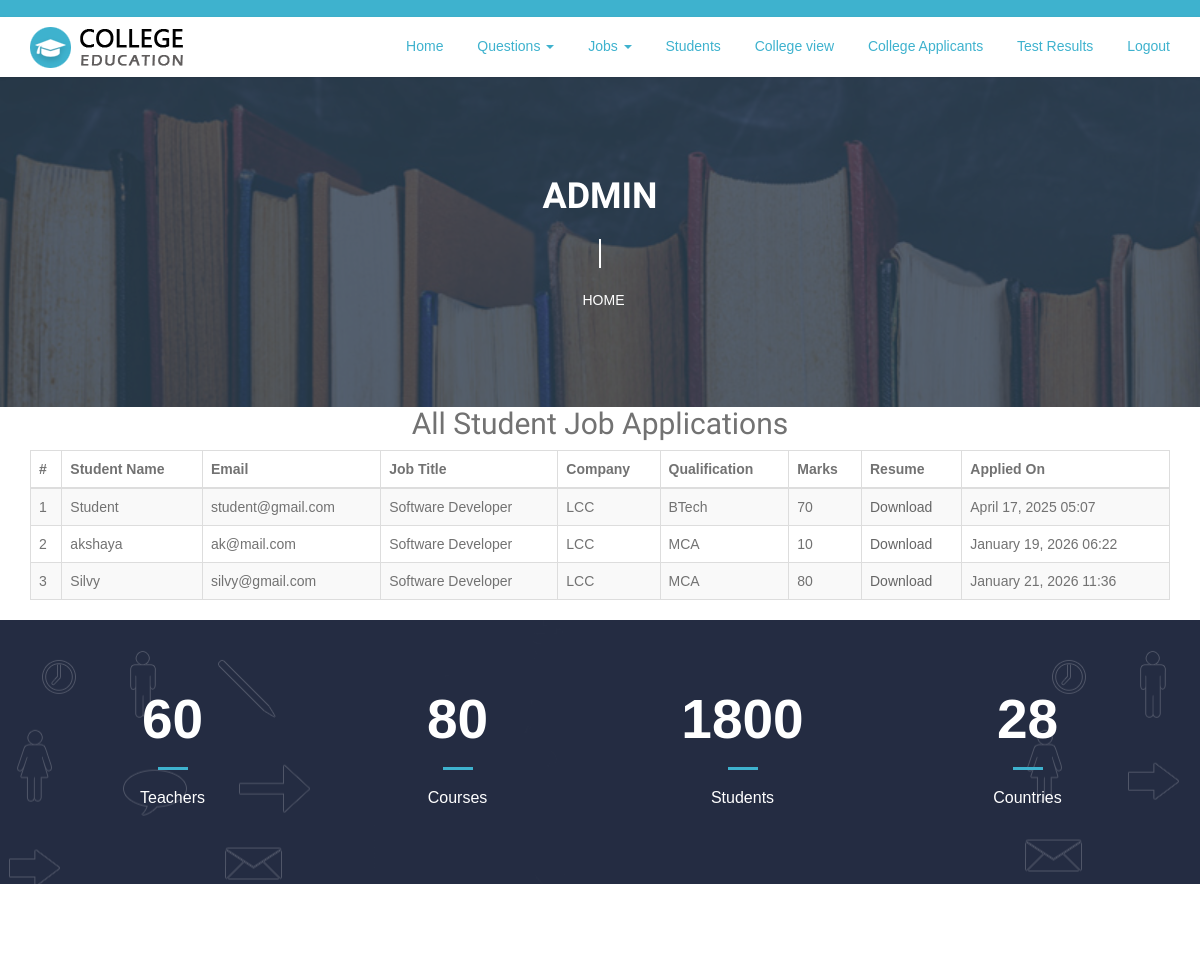
The app's page /admin_view_applications (upper part), older data.
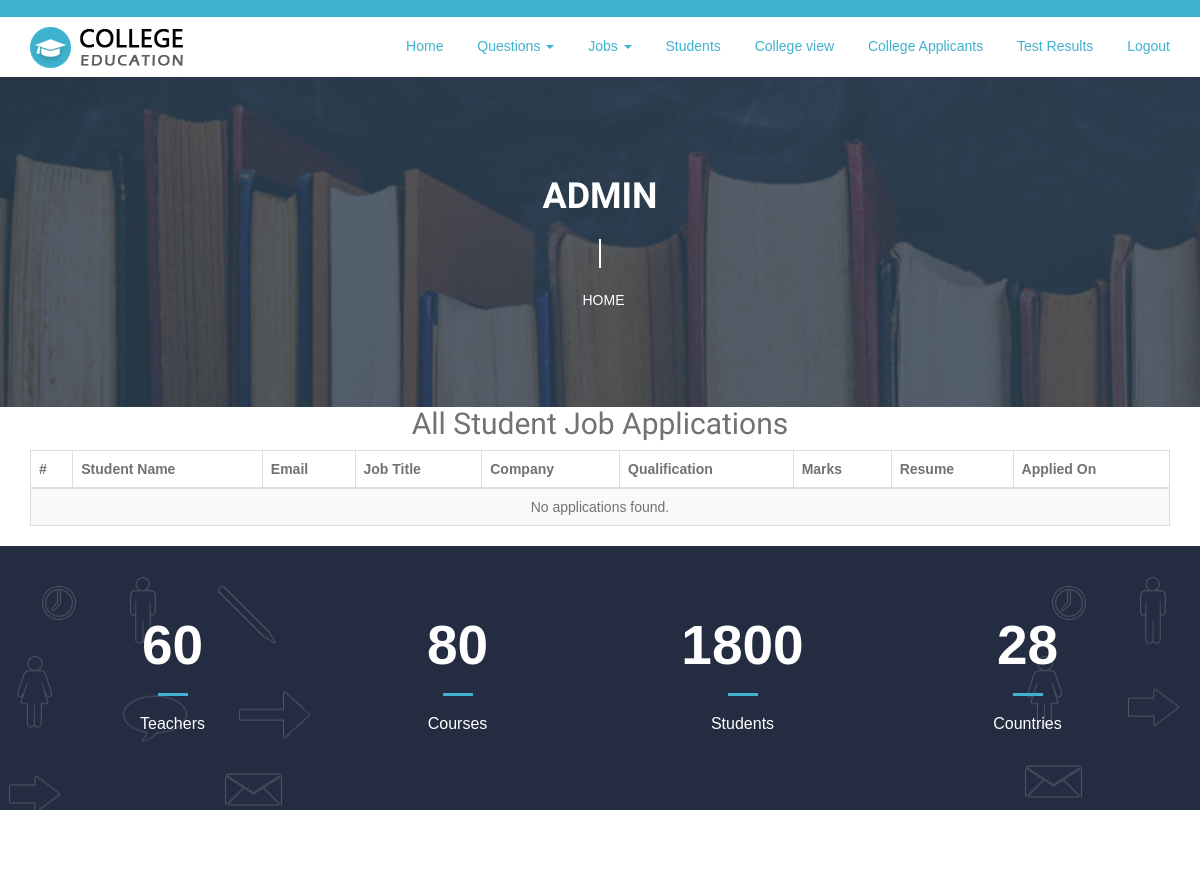
The same page, newer data.
### myapp/models.py (models this page shows)
class JobApplication(models.Model):
    student = models.ForeignKey(
        Student,
        on_delete=models.CASCADE
    )
    job = models.ForeignKey(
        Jobs,
        on_delete=models.CASCADE
    )
    highest_qualification = models.CharField(
        max_length=100,
        null=True
    )
    marks = models.CharField(
        max_length=20,
        null=True
    )
    resume = models.FileField(
        upload_to='resumes/',
        null=True
    )
    applied_at = models.DateTimeField(
        auto_now_add=True
    )

class Student(models.Model):
    user = models.ForeignKey(Login, on_delete=models.CASCADE)
    name = models.CharField(max_length=30, null=True)
    email = models.EmailField()
    password = models.CharField(max_length=30, null=True)
    phone = models.CharField(max_length=30, null=True)
    location = models.CharField(max_length=30, null=True)
    qualification = models.CharField(max_length=30, null=True)
    image = models.FileField(upload_to='file', null=True)

class Jobs(models.Model):
    name = models.CharField(
        max_length=100,
        null=True
    )
    description = models.CharField(
        max_length=100,
        null=True
    )
    company_name = models.CharField(
        max_length=100,
        null=True
    )
    location = models.CharField(
        max_length=100,
        null=True
    )
    salary = models.CharField(
        max_length=50,
        null=True
    )
    eligibility_criteria = models.CharField(
        max_length=100,
        null=True
    )
    created_at = models.DateField(
        auto_now_add=True
    )
    application_deadline = models.DateField(
        null=True,
        blank=True
    )

### myapp/views.py (the view)
def admin_view_applications(request):
    applications = JobApplication.objects.select_related(
        "student",
        "job"
    )
    return render(
        request,
        "admin/admin_view_applications.html",
        {
            "applications": applications
        }
    )

### templates/admin/admin_view_applications.html
{% extends 'admin/common.html' %}
{% block content %}
<div class="container mt-5">
  <h2 class="text-center mb-4">All Student Job Applications</h2>
  <table class="table table-bordered table-striped">
    <thead class="table-dark">
      <tr>
        <th>#</th>
        <th>Student Name</th>
        <th>Email</th>
        <th>Job Title</th>
        <th>Company</th>
        <th>Qualification</th>
        <th>Marks</th>
        <th>Resume</th>
        <th>Applied On</th>
      </tr>
    </thead>
    <tbody>
      {% for app in applications %}
      <tr>
        <td>{{ forloop.counter }}</td>
        <td>{{ app.student.name }}</td>
        <td>{{ app.student.email }}</td>
        <td>{{ app.job.name }}</td>
        <td>{{ app.job.company_name }}</td>
        <td>{{ app.highest_qualification }}</td>
        <td>{{ app.marks }}</td>
        <td>
          {% if app.resume %}
            <a href="{{ app.resume.url }}" target="_blank">Download</a>
          {% else %}
            N/A
          {% endif %}
        </td>
        <td>{{ app.applied_at|date:"F d, Y H:i" }}</td>
      </tr>
      {% empty %}
      <tr>
        <td colspan="9" class="text-center">No applications found.</td>
      </tr>
      {% endfor %}
    </tbody>
  </table>
</div>
{% endblock %}

### templates/admin/common.html (shortened to what this page needs)
{% load static %}
<!DOCTYPE html>
<html lang="en">
<head>
<link href="{% static 'assets/bootstrap/css/bootstrap.min.css' %}" rel="stylesheet">
<link href="{% static 'assets/font-awesome/css/font-awesome.min.css' %}" rel="stylesheet">
<link href="{% static 'assets/css/meanmenu.css' %}" rel="stylesheet">
<link href="{% static 'css/style.css' %}" rel="stylesheet">
<link href="{% static 'css/one.css' %}" id="style_theme" rel="stylesheet">
<link href="{% static 'assets/animate/animate.css' %}" rel="stylesheet">
</head>
<body>
<header class="wow fadeInDown" data-offset-top="197" data-spy="affix">
  <div class="top-wrapper">
    <div class="container">
      <div class="row">
        <div class="col-md-5 col-sm-6 hidden-xs top-wraper-left">
        </div>
        <div class="col-md-7 col-sm-6 hidden-xs">
        </div>
      </div>
    </div>
  </div>
  <div class="logo-bar">
    <div class="container">
      <div class="row">
        <div class="col-md-12 col-sm-12  col-xs-12 mainmenu-area">
          <nav class="navbar navbar-default mean-nav">
            <div class="navbar-header">
              <a class="navbar-brand" href="#"><img src="{% static 'images/logo-one.png' %}" class="logo-change" alt="College Education"/></a> </div>
            <div class="collapse navbar-collapse" id="bs-example-navbar-collapse-1">
              <ul class="mobile-menu nav navbar-nav">
                <li class="active"><a href="adminpg">Home</a></li>
                <li class="dropdown active">
                  <a href="#" class="dropdown-toggle" data-toggle="dropdown">Questions <span class="caret"></span></a>
                </li>
                <li class="dropdown active">
                  <a href="#" class="dropdown-toggle" data-toggle="dropdown">Jobs <span class="caret"></span></a>
                </li>
                <li class="active"><a href="/admin_studview">Students</a></li>
                <li class="active"><a href="admin_clg_view">College view</a></li>
                <li class="active"><a href="admin_view_college_applications">College Applicants</a></li>
                <li class="active"><a href="/std_testresult">Test Results</a></li>
                <li class="active"><a href="/">Logout</a></li>
              </ul>
            </div>
          </nav>
        </div>
      </div>
    </div>
  </div>
</header>
<div class="breadcrumb-banner-wrapper">
  <div class="container">
    <div class="row">
      <div class="col-sm-12">
        <div class="breadcrumb-text">
          <h1 class="text-center">ADMIN</h1>
          <div class="breadcrumb-bar">
            <ul class="breadcrumb text-center">
              <li><a href="adminpg">Home</a></li>
            </ul>
          </div>
        </div>
      </div>
    </div>
  </div>
</div>
{% block content %}
{% endblock %}
<div class="satisfied-wrapper">
  <div class="container">
    <div class="col-sm-3 counter">
      <div class="number animateNumber" data-num="60"> <span>60</span></div>
      <p>Teachers</p>
    </div>
    <div class="col-sm-3 counter">
      <div class="number animateNumber" data-num="80"> <span>80</span></div>
      <p>Courses</p>
    </div>
    <div class="col-sm-3 counter">
      <div class="number animateNumber" data-num="1800"> <span>1800</span></div>
      <p>Students</p>
    </div>
    <div class="col-sm-3 counter">
      <div class="number animateNumber" data-num="28"> <span>28</span></div>
      <p>Countries</p>
    </div>
  </div>
</div>
<div class="testimonials-wrapper">
</div>
</body>
</html>

### static/css/style.css (style rules this page uses)
* { margin: 0; padding: 0; }
body { font-family: 'Open Sans', sans-serif; font-size: 14px; line-height: 1.57143; font-weight: 400; color: #727272; }
h1, h2, h3, h4, h5, h6 { font-family: 'Raleway', sans-serif; margin-top: 0; }
a { color: #666666; transition: all 0.3s ease 0s; }
a, a:hover, a:active, a:focus { outline: none; text-decoration: none; }
ul, li { list-style: outside none none; }
header { width: 100%; z-index: 99; }
.top-wrapper { padding: 6px 0 10px; }
.fadeInDown { animation-name: none !important; }
.logo-bar { float: left; padding: 0; width: 100%; background: #fff; z-index: 999; position: relative; box-shadow: 0 1px 3px rgba(0, 0, 0, 0.118); }
.navbar-header { display: block; }
.mainmenu-area { position: relative; }
.mainmenu-area ul.nav.navbar-nav li a { color: #2d3e50; display: inline-block; font-weight: 500; line-height: 20px; padding: 19px 0 21px; text-transform: none; position: relative; }
.mainmenu-area ul.nav > li > a::after { bottom: 43px; content: ""; height: 2px; left: 0; position: absolute; transition: all 0.3s ease 0s; width: 0; }
.navbar-default .navbar-nav > .active > a, .navbar-default .navbar-nav > .active > a:focus, .navbar-default .navbar-nav > .active > a:hover { background-color: inherit; }
.mainmenu-area ul.nav.navbar-nav li a:hover, .mainmenu-area ul.nav.navbar-nav li.active { background: none; }
.mainmenu-area ul.nav.navbar-nav li { display: inline-block; float: none; padding: 0 0 0 30px; }
.mainmenu-area ul.nav.navbar-nav li:first-child { padding: 0; }
.navbar-default { background-color: inherit; border-color: inherit; }
.navbar { border-radius: 0; min-height: auto; margin: 0; border: none; }
.navbar-collapse { float: right; padding: 0; }
.navbar-brand { padding: 10px 0 9px; height: auto; }
.satisfied-wrapper:before { bottom: 0; content: ""; left: 0; opacity: 0.9; position: absolute; right: 0; top: 0; z-index: -1; }
.satisfied-wrapper { padding: 56px 0 74px; width: 100%; float: left; z-index: 9; position: relative; text-align: center; background-image: url(../images/count-number-bg.png); background-repeat: repeat; }
.satisfied-wrapper .counter .number { color: #fff; font-size: 55px; font-weight: 700; margin: 0 auto; padding: 0; }
.satisfied-wrapper .counter p::before { content: ""; display: block; height: 3px; margin: 5px auto 15px; width: 30px; }
.satisfied-wrapper .counter p { color: #fff; font-size: 16px; font-weight: 400; margin: 0; padding: 0; position: relative; }
.testimonials-wrapper { margin: 0; padding: 75px 0 123px; width: 100%; float: left; text-align: center; }
.breadcrumb-banner-wrapper:after { background: #2d3e50; content: ""; height: 100%; left: 0; position: absolute; top: 0; opacity: 0.8; width: 100%; z-index: -1; }
.breadcrumb-banner-wrapper { background: rgba(0, 0, 0, 0) url(../images/breadcrumb-bg.jpg) no-repeat scroll 0 0; color: #ffffff; padding: 100px 0; position: relative; background-size: cover; float: left; width: 100%; z-index: 2; }
.breadcrumb-text h1:after { background: #ffffff none repeat scroll 0 0; bottom: 0; content: ""; height: 29px; left: 0; margin: auto; position: absolute; right: 0; width: 2px; }
.breadcrumb-text h1 { font-size: 36px; padding-bottom: 51px; position: relative; text-transform: uppercase; font-weight: 600; }
.breadcrumb-bar .breadcrumb { background: none; line-height: 12px; margin-bottom: 0; padding: 15px 0 0; }
.breadcrumb-bar li { color: #ffffff; font-size: 12px; line-height: 22px; margin: 0 10px 0 17px; position: relative; text-transform: uppercase; }
.breadcrumb-banner-wrapper ul li:first-child::before { display: none; font-size: 0; }
.breadcrumb-banner-wrapper ul li::before { color: #fff; content: "\f105"; font-family: fontawesome; font-size: 12px; font-weight: normal; left: -22px; line-height: normal; margin-top: -7px; position: absolute; top: 50%; }
.breadcrumb-bar a { color: #fff; display: block; font-size: 14px; line-height: 14px; text-transform: uppercase; transition: all 0.3s ease-in-out 0s; }
body { font-family: Arial; }
* { box-sizing: border-box; }

### static/css/one.css (style rules this page uses)
header { background: #3eb2ce; }
.mainmenu-area ul.nav.navbar-nav > li a:hover, .mainmenu-area ul.nav.navbar-nav > li.active a { color: #3eb2ce; }
.satisfied-wrapper .counter p::before { background-color: #3eb2ce; }
.breadcrumb-banner-wrapper ul li:last-child { color:#3eb2ce; }

Row changes from the older to the newer data that the page shows:
removed JobApplication: student.name "Student", student.email "student@gmail.com", job.name "Software Developer", job.company_name "LCC", highest_qualification "BTech", marks "70", applied_at "April 17, 2025 05:07"
removed JobApplication: student.name "akshaya", student.email "ak@mail.com", job.name "Software Developer", job.company_name "LCC", highest_qualification "MCA", marks "10", applied_at "January 19, 2026 06:22"
removed JobApplication: student.name "Silvy", student.email "silvy@gmail.com", job.name "Software Developer", job.company_name "LCC", highest_qualification "MCA", marks "80", applied_at "January 21, 2026 11:36"
Text that changed along with them:
text now shown: "No applications found."
